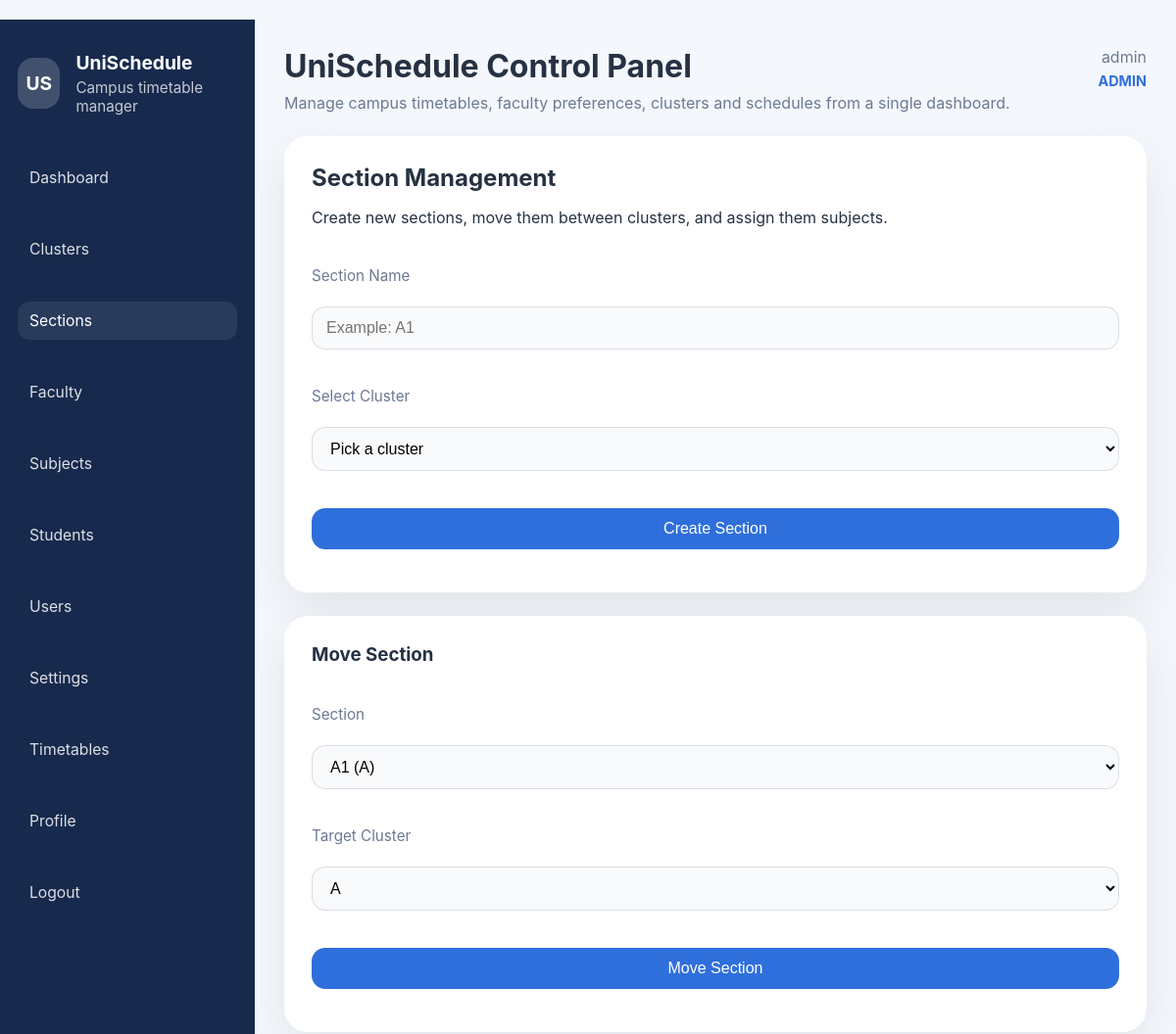
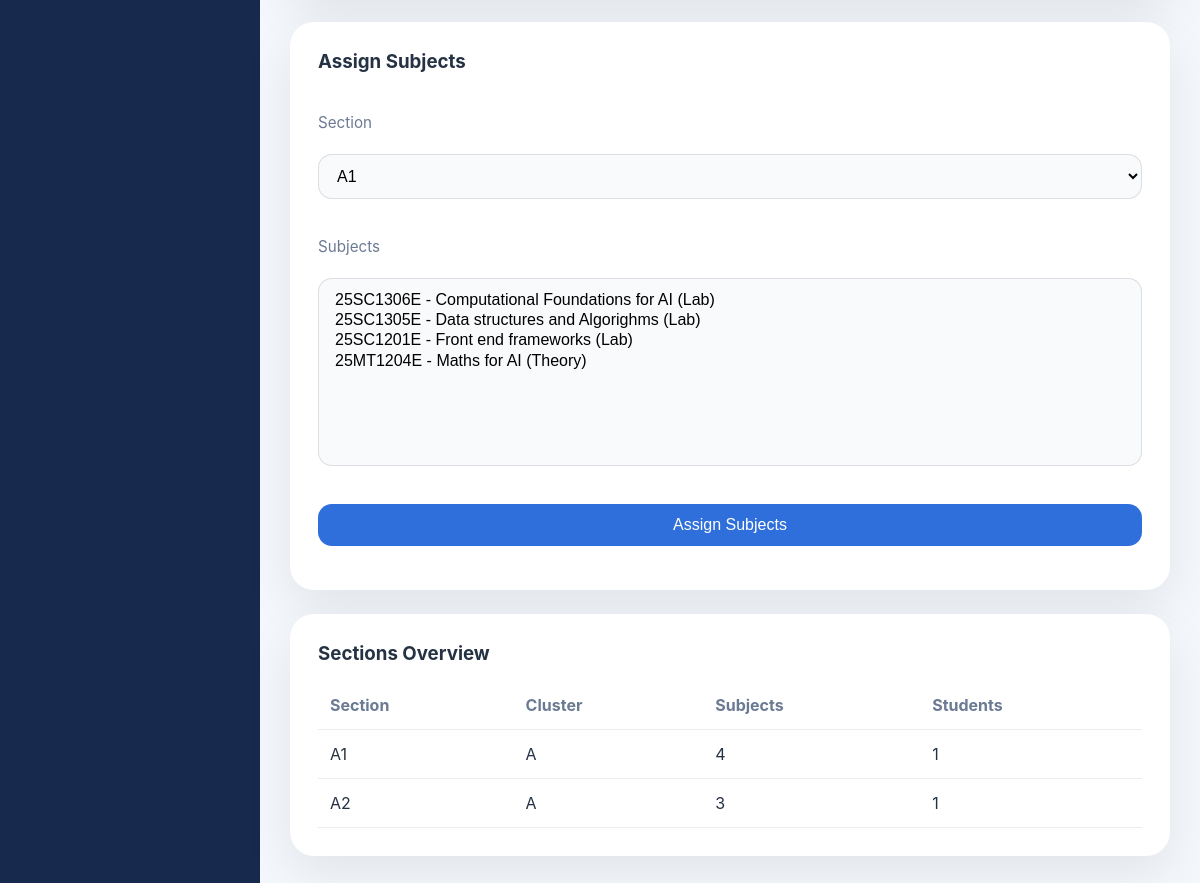
Page /sections (signed in) on the committed database (2 pictures, top to bottom).
### app.py (models this page shows)
class User(UserMixin, db.Model):
    id = db.Column(db.Integer, primary_key=True)
    username = db.Column(db.String(120), unique=True, nullable=False)
    password = db.Column(db.String(255), nullable=False)
    role = db.Column(db.String(20), nullable=False)

class Section(db.Model):
    id = db.Column(db.Integer, primary_key=True)
    name = db.Column(db.String(40), unique=True, nullable=False)
    cluster_id = db.Column(db.Integer, db.ForeignKey('cluster.id'))
    subjects = db.relationship('Subject', secondary=section_subject, back_populates='sections')
    students = db.relationship('Student', back_populates='section', lazy=True)
    def cluster_name(self):
        return self.cluster.name if self.cluster else 'N/A'

class Cluster(db.Model):
    id = db.Column(db.Integer, primary_key=True)
    name = db.Column(db.String(50), unique=True, nullable=False)
    sections = db.relationship('Section', backref='cluster', cascade='all, delete-orphan')

### app.py (the view, shortened to what this page needs)
@app.route('/sections', methods=['GET', 'POST'])
@login_required
def manage_sections():
    if not admin_only():
        flash('Unauthorized access.', 'danger')
        return redirect(url_for('dashboard'))
    sections = Section.query.order_by(Section.name).all()
    clusters = Cluster.query.order_by(Cluster.name).all()
    subjects = Subject.query.order_by(Subject.name).all()
    return render_template('sections.html', sections=sections, clusters=clusters, subjects=subjects)

### app.py (called while the page is built)
def admin_only():
    return current_user.is_authenticated and current_user.role == ROLE_ADMIN

@login_manager.user_loader
def load_user(user_id):
    return User.query.get(int(user_id))

@app.context_processor
def inject_user_roles():
    return {
        'role_admin': ROLE_ADMIN,
        'role_student': ROLE_STUDENT
    }

    def type_label(self):
        return 'Lab' if self.is_lab else 'Theory'

### templates/sections.html (shortened to what this page needs)
﻿{% extends 'base.html' %}
{% block content %}
<div class="panel">
    <div class="panel-header">
        <div>
            <h2>Section Management</h2>
            <p>Create new sections, move them between clusters, and assign them subjects.</p>
        </div>
    </div>
    <form method="post" class="form-panel">
        <div class="form-row">
            <label>Section Name</label>
            <input type="text" name="section_name" placeholder="Example: A1" required>
        </div>
        <div class="form-row">
            <label>Select Cluster</label>
            <select name="cluster_id" required>
                <option value="">Pick a cluster</option>
            </select>
        </div>
        <button class="primary" name="action" value="create_section">Create Section</button>
    </form>
</div>
<div class="panel">
    <div class="panel-header">
        <div>
            <h3>Move Section</h3>
        </div>
    </div>
    <form method="post" class="form-panel">
        <div class="form-row">
            <label>Section</label>
            <select name="section_id" required>
                {% for section in sections %}
                <option value="{{ section.id }}">{{ section.name }} ({{ section.cluster_name() }})</option>
                {% endfor %}
            </select>
        </div>
        <div class="form-row">
            <label>Target Cluster</label>
            <select name="cluster_id" required>
                {% for cluster in clusters %}
                <option value="{{ cluster.id }}">{{ cluster.name }}</option>
                {% endfor %}
            </select>
        </div>
        <button class="primary" name="action" value="move_section">Move Section</button>
    </form>
</div>
<div class="panel">
    <div class="panel-header">
        <div>
            <h3>Assign Subjects</h3>
        </div>
    </div>
    <form method="post" class="form-panel">
        <div class="form-row">
            <label>Section</label>
            <select name="section_id" required>
                {% for section in sections %}
                <option value="{{ section.id }}">{{ section.name }}</option>
                {% endfor %}
            </select>
        </div>
        <div class="form-row">
            <label>Subjects</label>
            <select name="subject_ids" multiple size="8">
                {% for subject in subjects %}
                <option value="{{ subject.id }}">{{ subject.code }} - {{ subject.name }} ({{ subject.type_label() }})</option>
                {% endfor %}
            </select>
        </div>
        <button class="primary" name="action" value="assign_subjects">Assign Subjects</button>
    </form>
</div>
<div class="panel">
    <h3>Sections Overview</h3>
    <table>
        <thead>
            <tr><th>Section</th><th>Cluster</th><th>Subjects</th><th>Students</th></tr>
        </thead>
        <tbody>
            {% for section in sections %}
            <tr>
                <td>{{ section.name }}</td>
                <td>{{ section.cluster_name() }}</td>
                <td>{{ section.subjects|length }}</td>
                <td>{{ section.students|length }}</td>
            </tr>
            {% endfor %}
        </tbody>
    </table>
</div>
{% endblock %}

### templates/base.html (shortened to what this page needs)
﻿<!doctype html>
<html lang="en">
<head>
    <link rel="stylesheet" href="/static/style.css">
</head>
<body>
    <div class="app-shell">
        <aside class="sidebar">
            <div class="brand-block">
                <div class="brand-logo">US</div>
                <div>
                    <div class="brand-title">UniSchedule</div>
                    <div class="brand-tag">Campus timetable manager</div>
                </div>
            </div>
            <nav class="nav-list">
                {% if current_user.is_authenticated %}
                    <a href="{{ url_for('dashboard') }}">Dashboard</a>
                    {% if current_user.role == role_admin %}
                        <a href="{{ url_for('manage_clusters') }}">Clusters</a>
                        <a href="{{ url_for('manage_sections') }}">Sections</a>
                        <a href="{{ url_for('manage_faculty') }}">Faculty</a>
                        <a href="{{ url_for('manage_subjects') }}">Subjects</a>
                        <a href="{{ url_for('manage_students') }}">Students</a>
                        <a href="{{ url_for('manage_users') }}">Users</a>
                        <a href="{{ url_for('settings_page') }}">Settings</a>
                    {% elif current_user.role == role_student %}
                        <a href="{{ url_for('student_portal') }}">Student Portal</a>
                        <a href="{{ url_for('choose_section') }}">Choose Section</a>
                        <a href="{{ url_for('choose_subjects') }}">Choose Subjects</a>
                    {% endif %}
                    <a href="{{ url_for('view_timetables') }}">Timetables</a>
                    <a href="{{ url_for('profile') }}">Profile</a>
                    <a href="{{ url_for('logout') }}" class="danger-link">Logout</a>
                {% else %}
                    <a href="{{ url_for('login') }}">Login</a>
                    <a href="{{ url_for('register') }}">Register</a>
                {% endif %}
            </nav>
        </aside>
        <main class="main-content">
            <header class="main-header">
                <div class="header-left">
                    <h1>UniSchedule Control Panel</h1>
                    <p>Manage campus timetables, faculty preferences, clusters and schedules from a single dashboard.</p>
                </div>
                {% if current_user.is_authenticated %}
                <div class="header-user">
                    <span>{{ current_user.username }}</span>
                    <span class="user-role">{{ current_user.role }}</span>
                </div>
                {% endif %}
            </header>
            <div class="content-area">
                {% block content %}{% endblock %}
            </div>
        </main>
    </div>
</body>
</html>

### static/style.css (style rules this page uses)
:root { --bg: #f4f7fb; --surface: #ffffff; --primary: #2f6fdb; --primary-dark: #254fcc; --success: #1e9a3a; --danger: #d64545; --text: #253243; --muted: #6b7a93; }
body { margin: 0; font-family: Inter, system-ui, -apple-system, BlinkMacSystemFont, "Segoe UI", sans-serif; background: var(--bg); color: var(--text); }
.app-shell { display: grid; grid-template-columns: 260px minmax(0, 1fr); min-height: 100vh; }
.sidebar { padding: 32px 18px; background: #172a4d; color: white; }
.brand-block { display: flex; gap: 16px; align-items: center; margin-bottom: 32px; }
.brand-logo { width: 52px; height: 52px; border-radius: 16px; background: rgba(255,255,255,.18); display: grid; place-items: center; font-size: 1.2rem; font-weight: 700; }
.brand-title { font-size: 1.2rem; font-weight: 700; margin-bottom: 4px; }
.brand-tag { color: rgba(255,255,255,.75); font-size: 0.95rem; }
.nav-list { display: grid; gap: 10px; }
.nav-list a { display: block; padding: 11px 14px; color: rgba(255,255,255,.9); border-radius: 14px; text-decoration: none; font-size: 0.98rem; }
.nav-list a:hover, .nav-list a.active { background: rgba(255, 255, 255, .12); }
.danger-link { color: var(--danger); }
.main-content { padding: 28px 30px 36px; background: var(--bg); }
.main-header { display: flex; justify-content: space-between; align-items: flex-start; gap: 24px; margin-bottom: 24px; }
.header-left h1 { margin: 0 0 8px; }
.header-left p { margin: 0; color: var(--muted); }
.header-user { display: flex; flex-direction: column; gap: 6px; align-items: flex-end; color: var(--muted); }
.user-role { font-size: 0.9rem; color: var(--primary); font-weight: 700; }
.content-area { max-width: 1180px; margin: 0 auto; }
.sidebar nav a { display: block; margin: 12px 0; color: rgba(255,255,255,.85); text-decoration: none; padding: 10px 12px; border-radius: 12px; }
.sidebar nav a:hover, .sidebar nav a.active { background: rgba(255,255,255,.08); color: white; }
.panel { background: var(--surface); border-radius: 24px; padding: 28px; margin-bottom: 24px; box-shadow: 0 18px 50px rgba(15, 23, 42, .08); }
h1, h2, h3 { margin: 0 0 16px; }
.panel-header { display: flex; align-items: center; justify-content: space-between; gap: 16px; margin-bottom: 24px; }
.panel-header h2 { margin-bottom: 6px; }
.form-row, .form-grid { display: grid; gap: 16px; margin-bottom: 18px; }
label { display: block; font-size: 0.95rem; margin-bottom: 6px; color: var(--muted); }
input, select { width: 100%; padding: 12px 14px; border: 1px solid rgba(15,23,42,.12); border-radius: 14px; background: #f8fafc; font-size: 1rem; }
.form-panel { display: grid; gap: 20px; }
button, a.primary, a.secondary { border: none; border-radius: 14px; padding: 12px 20px; font-size: 1rem; cursor: pointer; text-align: center; display: inline-flex; align-items: center; justify-content: center; }
button.primary, a.primary { background: var(--primary); color: white; }
table { width: 100%; border-collapse: collapse; }
th, td { text-align: left; padding: 14px 12px; border-bottom: 1px solid rgba(15, 23, 42, .08); }
th { color: var(--muted); }

### rows in the picture
User: username "admin", role "ADMIN"
Section: name "A1", cluster_name "A", subjects|length "4", students|length "1"
Section: name "A2", cluster_name "A", subjects|length "3", students|length "1"

### other values in the picture
form field section_id "A1 (A)"
form field cluster_id "A"
form field section_id "A1"
